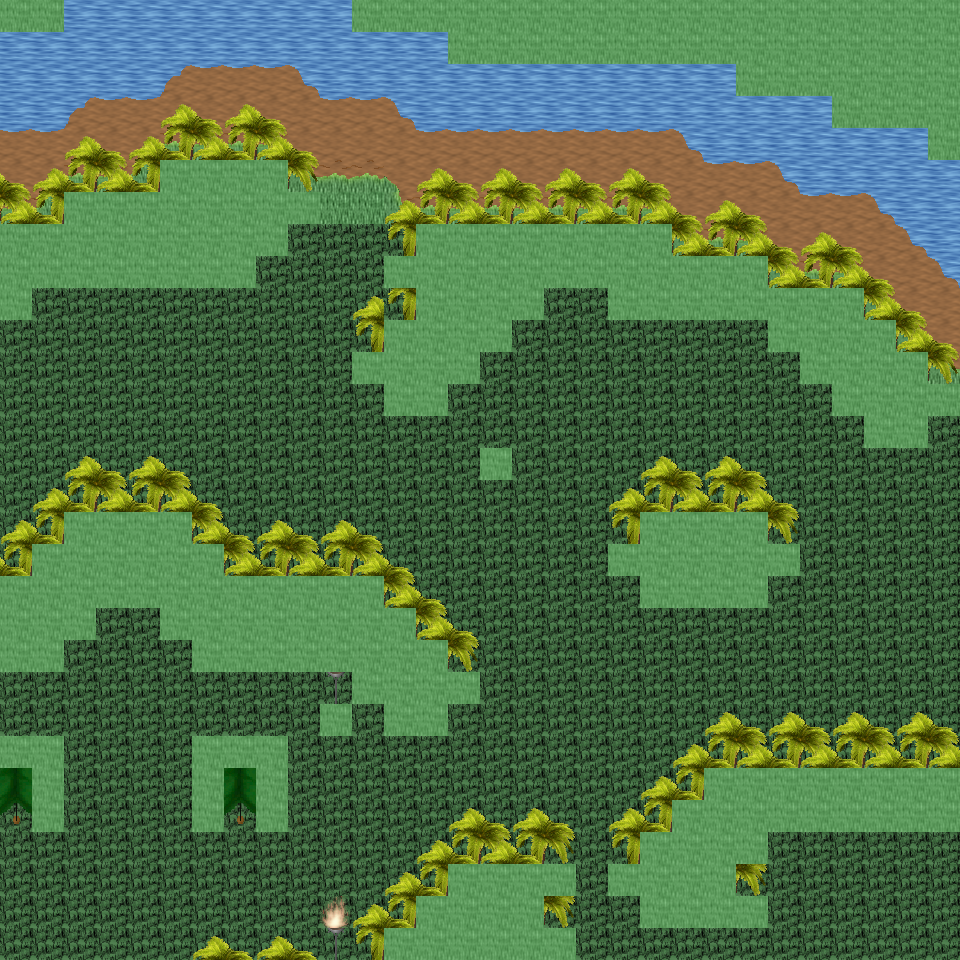

A 2D game scene composited from a Tiled map and its tileset images. What follows is a short description and the map's XML, with each tile layer's data collapsed to a summary:
An orthogonal 30x30 tile map with 32x32 px tiles, 6 tile layers (Ground, Object, Object2, Above, ...), 26 tilesets and 10 objects (10x mapExit).

<map version="1.0" orientation="orthogonal" renderorder="right-down" width="30" height="30" tilewidth="32" tileheight="32" nextobjectid="11">
  <tileset firstgid="1" name="tileset_ground_ground" tilewidth="32" tileheight="32" tilecount="33" columns="3">
    <image source="../drawable/tileset_ground_ground.png" width="96" height="352" />
  </tileset>
  <tileset firstgid="34" name="tileset_ground_water_pool" tilewidth="32" tileheight="32" tilecount="72" columns="3">
    <image source="../drawable/tileset_ground_water_pool.png" width="96" height="768" />
  </tileset>
  <tileset firstgid="106" name="tileset_ground_water_pool_deep" tilewidth="32" tileheight="32" tilecount="72" columns="3">
    <image source="../drawable/tileset_ground_water_pool_deep.png" width="96" height="768" />
  </tileset>
  <tileset firstgid="178" name="tileset_ground_water_pool_corners" tilewidth="32" tileheight="32" tilecount="72" columns="3">
    <image source="../drawable/tileset_ground_water_pool_corners.png" width="96" height="768" />
  </tileset>
  <tileset firstgid="250" name="tileset_ground_grass_edges" tilewidth="32" tileheight="32" tilecount="36" columns="12">
    <image source="../drawable/tileset_ground_grass_edges.png" width="384" height="96" />
  </tileset>
  <tileset firstgid="286" name="tileset_ground_grass_corners" tilewidth="32" tileheight="32" tilecount="24" columns="6">
    <image source="../drawable/tileset_ground_grass_corners.png" width="192" height="128" />
  </tileset>
  <tileset firstgid="310" name="tileset_ground_ladder_vertical_dark" tilewidth="32" tileheight="32" tilecount="3" columns="3">
    <image source="../drawable/tileset_ground_ladder_vertical_dark.png" width="96" height="32" />
  </tileset>
  <tileset firstgid="313" name="tileset_plant_tree_palm_tree" tilewidth="32" tileheight="32" tilecount="6" columns="2">
    <image source="../drawable/tileset_plant_tree_palm_tree.png" width="64" height="96" />
  </tileset>
  <tileset firstgid="319" name="tileset_plant_tree_tree_realistic" tilewidth="32" tileheight="32" tilecount="16" columns="4">
    <image source="../drawable/tileset_plant_tree_tree_realistic.png" width="128" height="128" />
  </tileset>
  <tileset firstgid="335" name="tileset_logic_creature_animal" tilewidth="32" tileheight="32" tilecount="32" columns="8">
    <image source="../drawable/tileset_logic_creature_animal.png" width="256" height="128" />
  </tileset>
  <tileset firstgid="367" name="tileset_logic_collision" tilewidth="32" tileheight="32" tilecount="1" columns="1">
    <image source="../drawable/tileset_logic_collision.png" width="32" height="32" />
  </tileset>
  <tileset firstgid="368" name="tileset_plant_bush_various_small" tilewidth="32" tileheight="32" tilecount="9" columns="3">
    <image source="../drawable/tileset_plant_bush_various_small.png" width="96" height="96" />
  </tileset>
  <tileset firstgid="377" name="tileset_ground_ridge_earth_pale" tilewidth="32" tileheight="32" tilecount="96" columns="12">
    <image source="../drawable/tileset_ground_ridge_earth_pale.png" width="384" height="256" />
  </tileset>
  <tileset firstgid="473" name="tileset_object_tent" tilewidth="32" tileheight="32" tilecount="9" columns="3">
    <image source="../drawable/tileset_object_tent.png" width="96" height="96" />
  </tileset>
  <tileset firstgid="482" name="tileset_logic_creature_amazon" tilewidth="32" tileheight="32" tilecount="16" columns="8">
    <image source="../drawable/tileset_logic_creature_amazon.png" width="256" height="64" />
  </tileset>
  <tileset firstgid="498" name="tileset_furniture_light_iron_lamp" tilewidth="32" tileheight="32" tilecount="3" columns="1">
    <image source="../drawable/tileset_furniture_light_iron_lamp.png" width="32" height="96" />
  </tileset>
  <tileset firstgid="501" name="tileset_furniture_light_flames" tilewidth="32" tileheight="32" tilecount="6" columns="6">
    <image source="../drawable/tileset_furniture_light_flames.png" width="192" height="32" />
  </tileset>
  <tileset firstgid="507" name="tileset_ground_rock_rocks_2" tilewidth="32" tileheight="32" tilecount="4" columns="2">
    <image source="../drawable/tileset_ground_rock_rocks_2.png" width="64" height="64" />
  </tileset>
  <tileset firstgid="511" name="tileset_logic_portal" tilewidth="32" tileheight="32" tilecount="24" columns="8">
    <image source="../drawable/tileset_logic_portal.png" width="256" height="96" />
  </tileset>
  <tileset firstgid="535" name="tileset_logic_item_fruits" tilewidth="32" tileheight="32" tilecount="16" columns="8">
    <image source="../drawable/tileset_logic_item_fruits.png" width="256" height="64" />
  </tileset>
  <tileset firstgid="551" name="tileset_plant_pineapple_plant" tilewidth="32" tileheight="32" tilecount="6" columns="2">
    <image source="../drawable/tileset_plant_pineapple_plant.png" width="64" height="96" />
  </tileset>
  <tileset firstgid="557" name="tileset_ground_grass_2" tilewidth="32" tileheight="32" tilecount="21" columns="3">
    <image source="../drawable/tileset_ground_grass_2.png" width="96" height="224" />
  </tileset>
  <tileset firstgid="578" name="tileset_light_dim_yellow_light_7x5" tilewidth="32" tileheight="32" tilecount="35" columns="7">
    <image source="../drawable/tileset_light_dim_yellow_light_7x5.png" width="224" height="160" />
  </tileset>
  <tileset firstgid="613" name="tileset_light_yellow_light_5x5" tilewidth="32" tileheight="32" tilecount="25" columns="5">
    <image source="../drawable/tileset_light_yellow_light_5x5.png" width="160" height="160" />
  </tileset>
  <tileset firstgid="638" name="tileset_logic_creature_spider" tilewidth="32" tileheight="32" tilecount="3" columns="3">
    <image source="../drawable/tileset_logic_creature_spider.png" width="96" height="32" />
  </tileset>
  <tileset firstgid="641" name="tileset_logic_creature_reptile" tilewidth="32" tileheight="32" tilecount="7" columns="7">
    <image source="../drawable/tileset_logic_creature_reptile.png" width="224" height="32" />
  </tileset>
  <layer name="Ground" width="30" height="30">
    <data>[900 cells, 900 non-empty, 10 distinct tile ids]</data>
  </layer>
  <layer name="Object" width="30" height="30">
    <data>[900 cells, 272 non-empty, 20 distinct tile ids]</data>
  </layer>
  <layer name="Object2" width="30" height="30">
    <data>[900 cells, 127 non-empty, 2 distinct tile ids]</data>
  </layer>
  <layer name="Above" width="30" height="30">
    <data>[900 cells, 228 non-empty, 9 distinct tile ids]</data>
  </layer>
  <layer name="Above2" width="30" height="30">
    <data>[900 cells, 58 non-empty, 2 distinct tile ids]</data>
  </layer>
  <layer name="Walkable" width="30" height="30">
    <data>[900 cells, 254 non-empty, 1 distinct tile ids]</data>
  </layer>
  <objectgroup name="MapEvents">
    <object id="1" name="north" type="mapExit" x="64" y="0" width="288" height="32">
      <properties>
        <property name="map" value="level_0_x257_y10" />
        <property name="x" value="2" />
        <property name="y" value="28" />
      </properties>
    </object>
    <object id="2" name="south" type="mapExit" x="0" y="928" width="384" height="32">
      <properties>
        <property name="map" value="level_0_x257_y12" />
        <property name="x" value="0" />
        <property name="y" value="1" />
      </properties>
    </object>
    <object id="3" name="south2" type="mapExit" x="576" y="928" width="384" height="32">
      <properties>
        <property name="map" value="level_0_x257_y12" />
        <property name="x" value="18" />
        <property name="y" value="1" />
      </properties>
    </object>
    <object id="4" name="west" type="mapExit" x="0" y="32" width="32" height="192">
      <properties>
        <property name="map" value="level_0_x256_y11" />
        <property name="x" value="28" />
        <property name="y" value="1" />
      </properties>
    </object>
    </objectgroup>
</map>
<!-- 6 of 10 objects omitted -->
